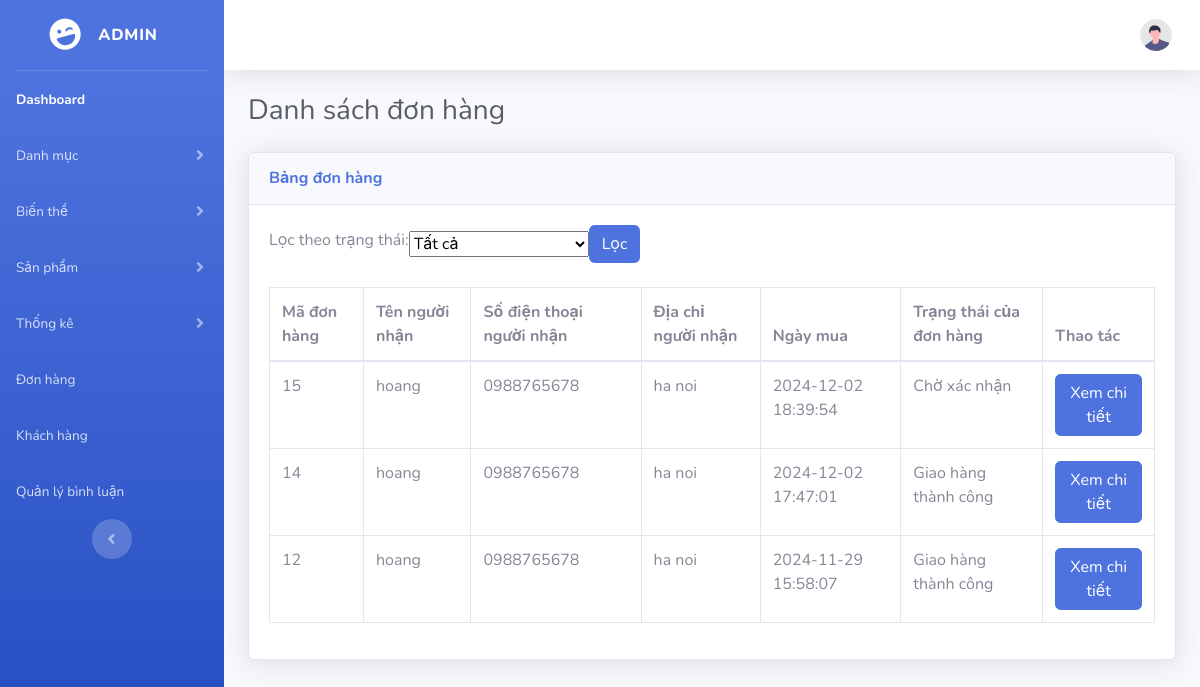
The page /Du_An_1/admin/index.php?act=listBill on the database as committed earlier.
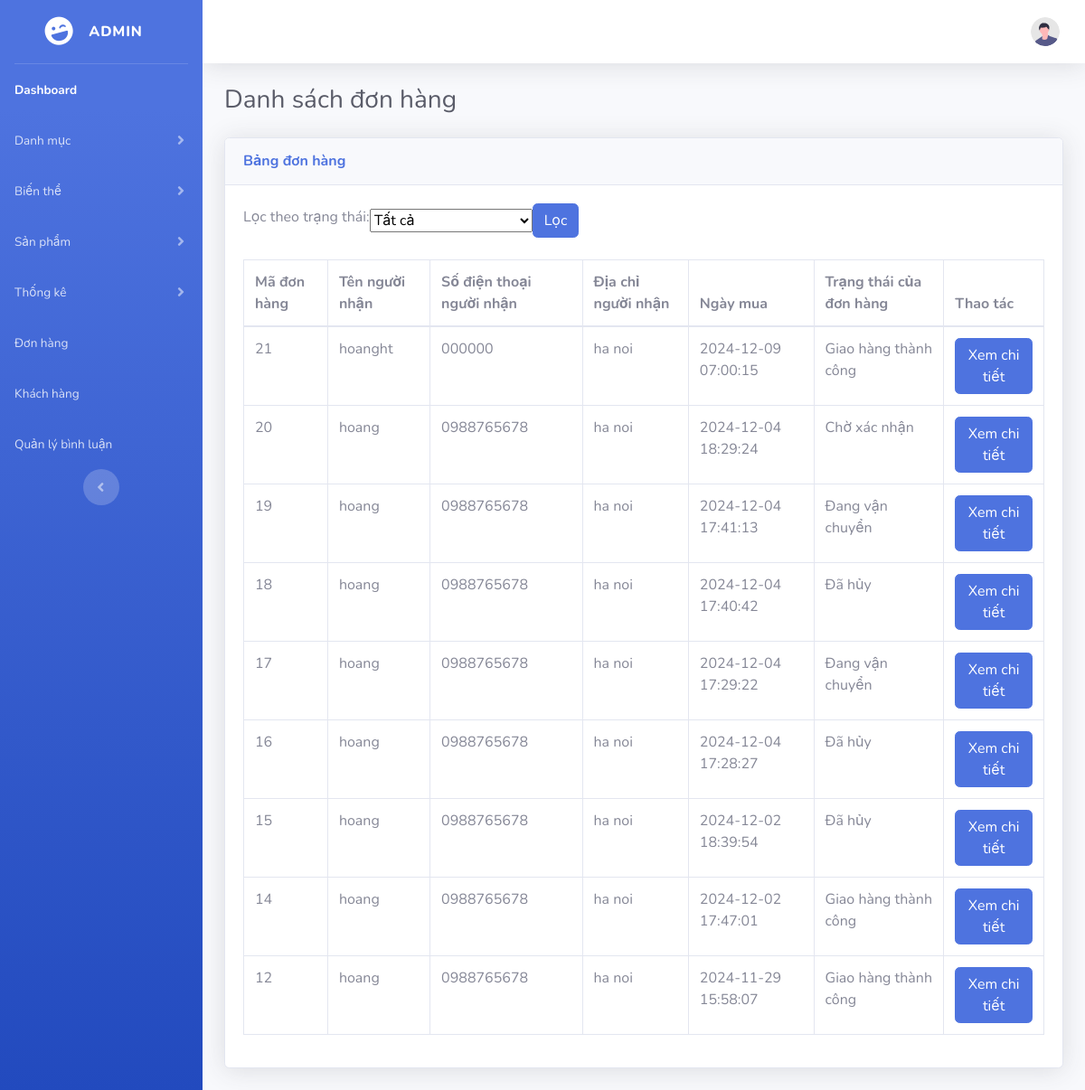
The same page on the database as committed later.
### tables this page shows
CREATE TABLE `bills` (
  `id_bill` int NOT NULL COMMENT 'Mã đơn hàng',
  `id_customer` int NOT NULL COMMENT 'Mã customer',
  `receiver_name` varchar(100) NOT NULL COMMENT 'Tên người nhận',
  `receiver_phone` varchar(100) NOT NULL COMMENT 'Số điện thoại người nhận',
  `receiver_address` text NOT NULL COMMENT 'Địa chỉ người nhận',
  `status` tinyint NOT NULL DEFAULT '0' COMMENT '0 => "Chờ xác nhận",\r\n        1 => "Đã xác nhận",\r\n        2 => "Chờ lấy hàng",\r\n        3 => "Đang vận chuyển",\r\n        4 => "Đang hoàn trả hàng",\r\n        5 => "Giao hàng thành công",\r\n        6 => "Đã hủy",',
  `purchase_date` datetime DEFAULT CURRENT_TIMESTAMP COMMENT 'Ngày mua '
);

### Du_An_1/admin/controller/billcontroller.php (called while the page is built, shortened)
<?php
class billController
{
    public $billModel;
    function __construct()
    {
        $this->billModel = new billModel();
    }
    function listBill()
    {
        $status = isset($_GET['status']) && $_GET['status'] !== '' ? $_GET['status'] : null;
        $bills = $this->billModel->bill($status);
        require_once "../commons/function.php";
        require_once "view/listBill.php";
    }
}

### Du_An_1/admin/index.php (called while the page is built, shortened)
<?php
require_once __DIR__ . '/../commons/function.php';
require_once __DIR__ . '/controller/billcontroller.php';
require_once __DIR__ . '/model/billmodel.php';
$act = $_GET['act'] ?? '/';
$id_category = $_GET['id_category'] ?? null;
$id_variant = $_GET['id_variant'] ?? null;
$id_user = $_GET['id_user'] ?? null;
match ($act) {
    '/' => (new trang_chu())->trang_chu(),
    'listProduct' => (new productController())->listProduct(),
    'insertProduct' => (new productController())->insert(),
    'updateProduct' => (new productController())->update($_GET['id']),
    'deleteProduct' => (new productController())->delete($_GET['id']),
    'listProduct_variant' => (new productController())->listProduct_variant($_GET['id']),
    'updateProduct_variant' => (new productController())->updateProduct_variant($_GET['id_pro'], $_GET['id_var']),
    'deleteProduct_variant' => (new productController())->deleteProduct_variant($_GET['id_pro'], $_GET['id_var']),
    'listBill' => (new billController())->listBill(),
    'updateBill' => (new billController())->updateBill($_GET['id']),
    'addvariant' => (new variantController())->insert(),
    'listvariant' => (new variantController())->listvariant(),
    'updatevariant' => (new variantController())->update($id_variant),
    'deletevariant' => (new variantController())->delete($id_variant),
    'addcategories' => (new catagoriesController())->insert(),
    'listcategories' => (new catagoriesController())->listcategories(),
    'updatecategories' => (new catagoriesController())->update($id_category),
    'deletecategories' => (new catagoriesController())->delete($id_category),
    'listUser' => (new UserController())->listUsers(),
    'addUser' => (new UserController())->addUser(),
    'insertUser' => (new UserController())->insertUser(),
    'deleteUser' => (new UserController())->deleteUser($id_user),
    'listthongkesl' => (new thongkeslController())->listThongkesl(),
    'bieudosl' => (new thongkeslController())->bieudosl(),
    'bieudodt' => (new thongkedtController())->bieudodt(),
    'listthongkedt' => (new thongkedtController())->listThongkedt(),
    'listComments' => (new CommentController())->listComments(),
    'toggleCensorship' => (new CommentController())->toggleCensorship($_GET['id'], $_GET['status']),
    'deleteComment' => (new CommentController())->deleteComment($_GET['id']),
    default => throw new Exception("No matching action found for '$act'"),
};

### Du_An_1/commons/function.php (called while the page is built, shortened)
<?php
function connDBAss()
{
    $host = "mysql:host=localhost;dbname=pro1014;charset=utf8";
    $user = "root";
    $pass = "";
    try {
        $conn = new PDO($host, $user, $pass);
        $conn->setAttribute(PDO::ATTR_ERRMODE, PDO::ERRMODE_EXCEPTION);
        return $conn;
    } catch (PDOException $th) {
        echo $th->getMessage();
    }
}
function getOrderStatus($status)
{
    $statuses = [
        0 => "Chờ xác nhận",
        1 => "Đã xác nhận",
        2 => "Chờ lấy hàng",
        3 => "Đang vận chuyển",
        4 => "Đang hoàn trả hàng",
        5 => "Giao hàng thành công",
        6 => "Đã hủy",
    ];
    return $statuses[$status] ?? "Không xác định";
}

### Du_An_1/admin/model/billmodel.php (called while the page is built, shortened)
<?php
class billModel
{
    public $conn;
    function __construct()
    {
        $this->conn = connDBAss();
    }
    function bill($status = null)
    {
        if ($status !== null) {
            $sql = "SELECT * FROM bills WHERE status = $status ORDER BY id_bill DESC";
            $stmt = $this->conn->prepare($sql);
            $stmt->execute();
            return $stmt->fetchAll();
        } else {
            $sql = "SELECT * FROM bills ORDER BY id_bill DESC";
            return $this->conn->query($sql)->fetchAll();
        }
    }
}

### Du_An_1/admin/view/listBill.php (the view, shortened to what the changed rows need)
<?php
require_once 'layout/header.php';
?>
<div id="content-wrapper" class="d-flex flex-column">
    <div id="content">
        <div class="container-fluid">
            <div class="d-sm-flex align-items-center justify-content-between mb-4">
                <h1 class="h3 mb-0 text-gray-800">Danh sách đơn hàng</h1>
            </div>
            <div class="card shadow mb-4">
                <div class="card-body">
                    <div class="table-responsive">
                        <table class="table table-bordered" width="100%" cellspacing="0">
                            <thead>
                                <tr>
                                    <th>Mã đơn hàng</th>
                                    <th>Tên người nhận</th>
                                    <th>Số điện thoại người nhận</th>
                                    <th>Địa chỉ người nhận</th>
                                    <th>Ngày mua</th>
                                    <th>Trạng thái của đơn hàng</th>
                                    <th>Thao tác</th>
                                </tr>
                            </thead>
                            <tbody>
                                <?php
                                foreach ($bills as $bill) {
                                    ?>
                                    <tr>
                                        <td><?= $bill['id_bill'] ?></td>
                                        <td><?= $bill['receiver_name'] ?></td>
                                        <td><?= $bill['receiver_phone'] ?></td>
                                        <td><?= $bill['receiver_address'] ?></td>
                                        <td><?= $bill['purchase_date'] ?></td>
                                        <td><?= getOrderStatus($bill['status']) ?></td>
                                        <td>
                                            <a class="btn btn-primary" href="?act=updateBill&id=<?= $bill['id_bill'] ?>"
                                                role="button">Xem chi tiết</a>
                                        </td>
                                    </tr>
                                    <?php
                                }
                                ?>
                            </tbody>
                        </table>
                    </div>
                </div>
            </div>
        </div>
    </div>
    <?php
    require_once 'layout/footer.php';
    ?>

Rows that differ between the two databases and show on the page:
added bills: id_bill "21", receiver_name "hoanght", receiver_phone "000000", receiver_address "ha noi", purchase_date "2024-12-09 07:00:15", status "Giao hàng thành công"
added bills: id_bill "20", receiver_name "hoang", receiver_phone "0988765678", receiver_address "ha noi", purchase_date "2024-12-04 18:29:24", status "Chờ xác nhận"
added bills: id_bill "19", receiver_name "hoang", receiver_phone "0988765678", receiver_address "ha noi", purchase_date "2024-12-04 17:41:13", status "Đang vận chuyển"
added bills: id_bill "18", receiver_name "hoang", receiver_phone "0988765678", receiver_address "ha noi", purchase_date "2024-12-04 17:40:42", status "Đã hủy"
added bills: id_bill "17", receiver_name "hoang", receiver_phone "0988765678", receiver_address "ha noi", purchase_date "2024-12-04 17:29:22", status "Đang vận chuyển"
added bills: id_bill "16", receiver_name "hoang", receiver_phone "0988765678", receiver_address "ha noi", purchase_date "2024-12-04 17:28:27", status "Đã hủy"
changed bills id 15: status "Chờ xác nhận" → "Đã hủy"
